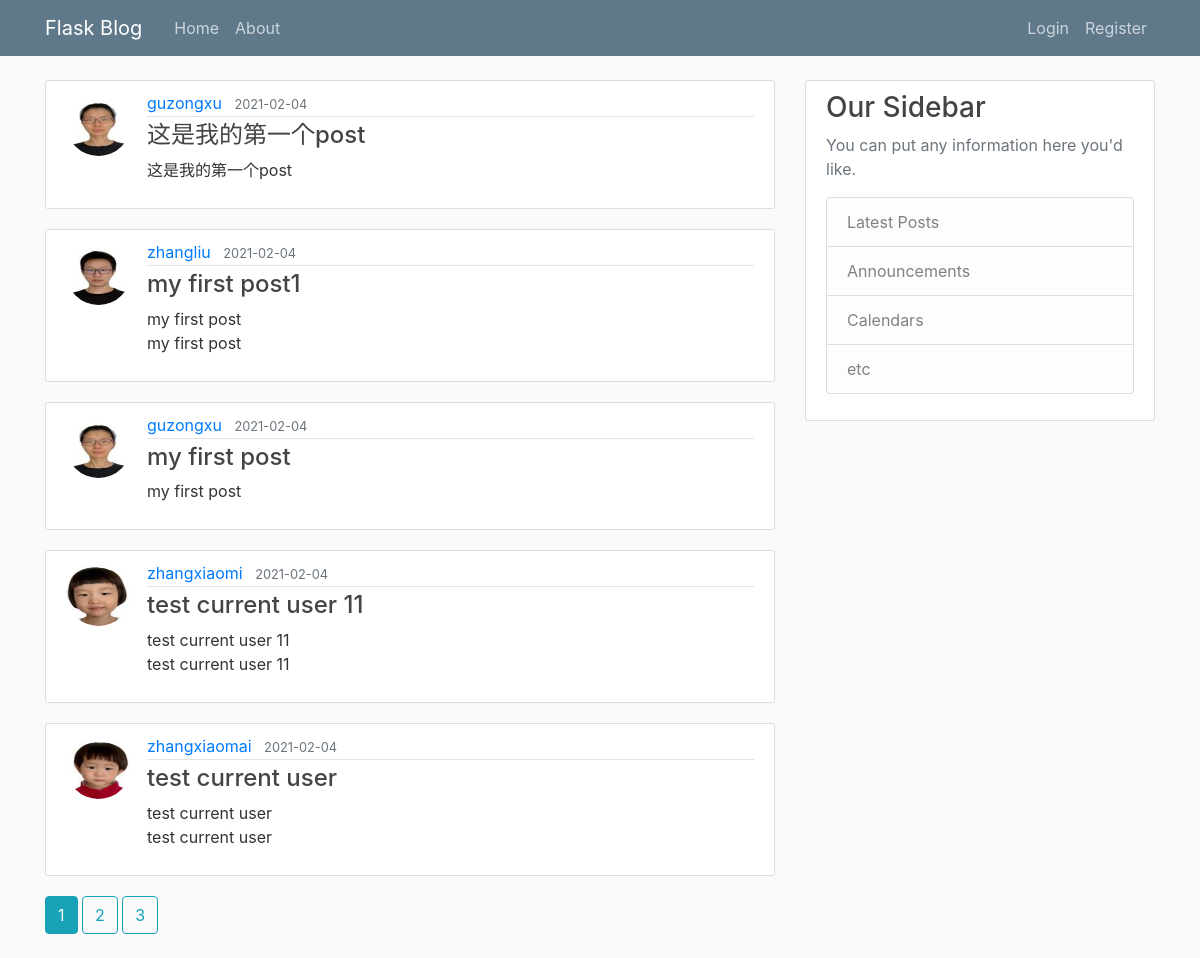
The page /home on the database its author committed.
### flaskblog/models.py (models this page shows, shortened)
class Post(db.Model):
	id = db.Column(db.Integer, primary_key=True)
	title = db.Column(db.String(100), nullable=True)
	date_posted = db.Column(db.DateTime, nullable=True, default=datetime.utcnow)
	content = db.Column(db.Text, nullable=False)
	user_id = db.Column(db.Integer, db.ForeignKey('user.id'), nullable=False)

class User(db.Model, UserMixin):
	id = db.Column(db.Integer, primary_key=True)
	username = db.Column(db.String(20), unique=True, nullable=True)
	email = db.Column(db.String(120), unique=True, nullable=True)
	image_file = db.Column(db.String(20), nullable=True, default='default.jpg')
	password = db.Column(db.String(60), nullable=True)
	posts = db.relationship('Post', backref='author', lazy=True)

### flaskblog/main/routes.py (the view)
@main.route('/')
@main.route('/home')
def home():
	page = request.args.get('page', 1, type=int)
	posts = Post.query.order_by(Post.date_posted.desc()).paginate(page=page, per_page=5)
	return render_template('home.html', posts=posts)

### flaskblog/templates/home.html
{% extends "layout.html" %}
{% block content %}
	{% for post in posts.items %}
		<article class="media content-section">
			<img class="rounded-circle article-img" src="{{ url_for('static', filename='profile_pics/' + post.author.image_file) }}">
			<div class="media-body">
				<div class="article-metadata">
					<a class="mr-2" href="{{ url_for('users.user_posts', username=post.author.username) }}">{{ post.author.username}}</a>
					<small class="text-muted">{{ post.date_posted.strftime('%Y-%m-%d') }}</small>
				</div>
				<h4><a class="article-title" href="{{ url_for('posts.post', post_id=post.id) }}">{{ post.title }}</a></h4>
				<p class="article-content">{{ post.content }}</p>
			</div>
		</article>
	{% endfor %}
	{% for page_num in posts.iter_pages(left_edge=1, right_edge=1, left_current=1, right_current=2) %}
		{% if page_num %}
			{% if posts.page == page_num %}
		 		<a class="btn btn-info mb-4" href="{{ url_for('main.home', page=page_num) }}">{{ page_num }}</a>
		 	{% else %}
		 		<a class="btn btn-outline-info mb-4" href="{{ url_for('main.home', page=page_num) }}">{{ page_num }}</a>
			{% endif %}
		{% else %}
		 ...
		{% endif %}
	{% endfor %}
{% endblock content%}

### flaskblog/templates/layout.html (shortened to what this page needs)
<!DOCTYPE html>
<html>
<head>
    <link rel="stylesheet" href="https://maxcdn.bootstrapcdn.com/bootstrap/4.0.0/css/bootstrap.min.css">
    <link rel="stylesheet" type="text/css" href="{{ url_for('static', filename='main.css') }}">
</head>
<body>
    <header class="site-header">
      <nav class="navbar navbar-expand-md navbar-dark bg-steel fixed-top">
        <div class="container">
          <a class="navbar-brand mr-4" href="/">Flask Blog</a>
          <div class="collapse navbar-collapse" id="navbarToggle">
            <div class="navbar-nav mr-auto">
              <a class="nav-item nav-link" href="{{ url_for('main.home') }}">Home</a>
              <a class="nav-item nav-link" href="{{ url_for('main.about') }}">About</a>
            </div>
            <div class="navbar-nav">
              {% if current_user.is_authenticated %}
                <a class="nav-item nav-link" href="{{ url_for('posts.new_post') }}">New Post</a>
                <a class="nav-item nav-link" href="{{ url_for('users.account') }}">Account</a>
                <a class="nav-item nav-link" href="{{ url_for('users.logout') }}">Logout</a>
              {% else %}
                <a class="nav-item nav-link" href="{{ url_for('users.login') }}">Login</a>
                <a class="nav-item nav-link" href="{{ url_for('users.register') }}">Register</a>
              {% endif %}
            </div>
          </div>
        </div>
      </nav>
    </header>
    <main role="main" class="container">
      <div class="row">
        <div class="col-md-8">
          {% block content %}{% endblock %}
        </div>
        <div class="col-md-4">
          <div class="content-section">
            <h3>Our Sidebar</h3>
            <p class='text-muted'>You can put any information here you'd like.
              <ul class="list-group">
                <li class="list-group-item list-group-item-light">Latest Posts</li>
                <li class="list-group-item list-group-item-light">Announcements</li>
                <li class="list-group-item list-group-item-light">Calendars</li>
                <li class="list-group-item list-group-item-light">etc</li>
              </ul>
            </p>
          </div>
        </div>
      </div>
    </main>
</body>
</html>

### flaskblog/static/main.css (style rules this page uses)
body { background: #fafafa; color: #333333; margin-top: 5rem; }
h1, h2, h3, h4, h5, h6 { color: #444444; }
.bg-steel { background-color: #5f788a; }
.site-header .navbar-nav .nav-link { color: #cbd5db; }
.content-section { background: #ffffff; padding: 10px 20px; border: 1px solid #dddddd; border-radius: 3px; margin-bottom: 20px; }
.article-title { color: #444444; text-decoration: none; }
.article-content { white-space: pre-line; }
.article-img { height: 65px; width: 65px; margin-right: 16px; }
.article-metadata { padding-bottom: 1px; margin-bottom: 4px; border-bottom: 1px solid #e3e3e3 }

### rows shown on the page
Post: image_file (picture), author.username "guzongxu", date_posted "2021-02-04", title "这是我的第一个post", content "这是我的第一个post"
Post: image_file (picture), author.username "zhangliu", date_posted "2021-02-04", title "my first post1", content "my first post my first post"
Post: image_file (picture), author.username "guzongxu", date_posted "2021-02-04", title "my first post", content "my first post"
Post: image_file (picture), author.username "zhangxiaomi", date_posted "2021-02-04", title "test current user 11", content "test current user 11 test current user 11"
Post: image_file (picture), author.username "zhangxiaomai", date_posted "2021-02-04", title "test current user", content "test current user test current user"

### other values the page prints
{{ page_num }} "1"
{{ page_num }} "2" "3"
